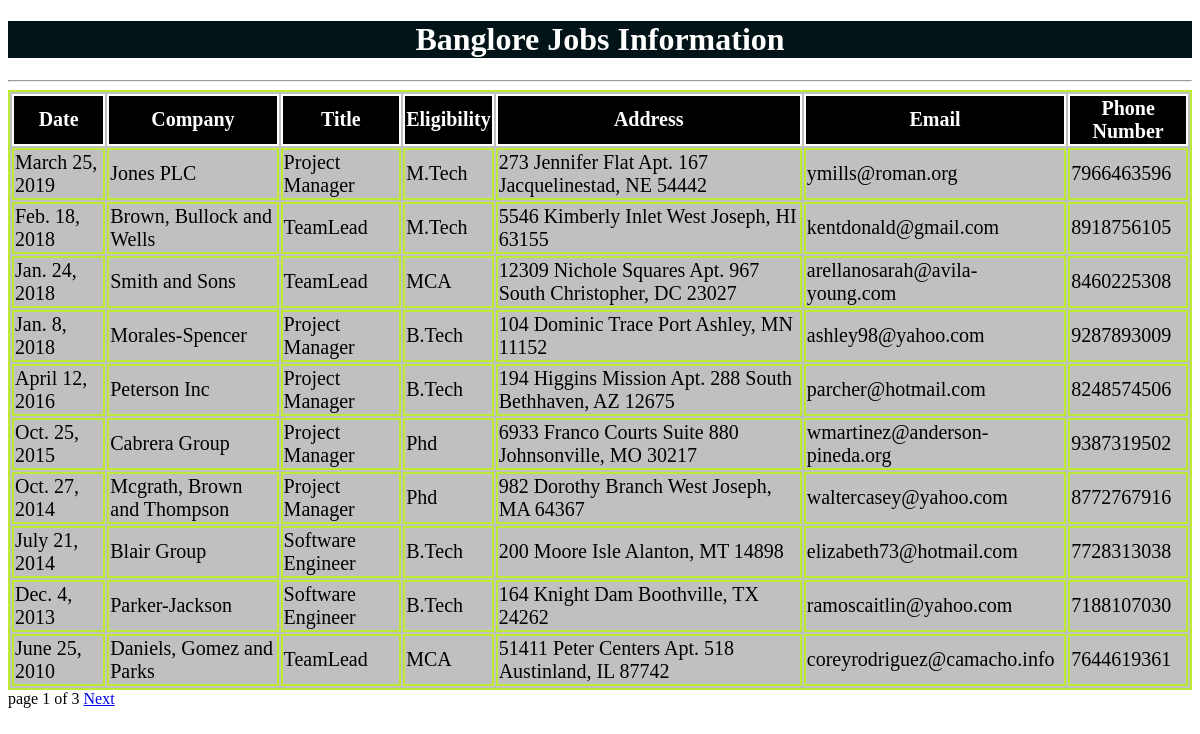
Screenshot of /blorejobs/ with the database file from the repository.
### testapp/models.py (models this page shows)
class blorejobs(models.Model):
    date=models.DateField();
    company=models.CharField(max_length=100);
    title=models.CharField(max_length=100);
    eligibility=models.CharField(max_length=100);
    address=models.CharField(max_length=100);
    email=models.EmailField();
    phonenumber=models.IntegerField()

### testapp/views.py (the view)
# urls.py: url(r'^blorejobs/', views.blorejobs1),
def blorejobs1(request):
    job_list=blorejobs.objects.order_by('-date')
    paginator=Paginator(job_list,10)
    page_number=request.GET.get('page')
    try:
        job_list=paginator.page(page_number)
    except PageNotAnInteger:
        job_list=paginator.page(1)
    except EmptyPage:
        job_list=paginator.page(paginator.num_pages)
    return render(request,'testapp/blorejobs.html',{'job_list':job_list})

### templates/testapp/blorejobs.html (shortened to what this page needs)
<!DOCTYPE html>
{%load staticfiles%}
<html lang="en" dir="ltr">
  <head>
    <link rel="stylesheet" href="{% static "css/project.css" %}">
  </head>
  <body>
    <h1>Banglore Jobs Information</h1>
      <hr>
      {% if job_list %}
      <table id='tab'>
        <thead>
          <th>Date</th>
          <th>Company</th>
          <th>Title</th>
          <th>Eligibility</th>
          <th>Address</th>
          <th>Email</th>
          <th>Phone Number</th>
        </thead>
        {%for job in job_list %}
        <tr>
          <td>{{job.date}}</td>
          <td>{{job.company}}</td>
          <td>{{job.title}}</td>
          <td>{{job.eligibility}}</td>
          <td>{{job.address}}</td>
          <td>{{job.email}}</td>
          <td>{{job.phonenumber}}</td>
        </tr>
        {% endfor %}
      </table>
      {%include 'testapp/pagination.html' with page=job_list%}
      {%else %}
      <p>No Jobs Found in Banglore</p>
    {% endif %}
  </body>
</html>

### static/css/project.css (style rules this page uses)
body { background: url(https://encrypted-tbn0.gstatic.com/images?q=tbn%3AANd9GcTcSaHN7c_8ijCM9ECvznCpXuxa4NxEAfYLc5QVTbLNY7OKelGc) }
h1 { color:white; text-align: center; background:#021417; }
table,thead,th,tr,td { color:Black; border:2px solid #bdeb34; font-size: 20px; margin:auto; background:silver; }
thead,th { color:white; border:2px solid white; font-size: 20px; margin:auto; background:black; }

### rows the page displays
blorejobs: date "March 25, 2019", company "Jones PLC", title "Project Manager", eligibility "M.Tech", address "273 Jennifer Flat Apt. 167 Jacquelinestad, NE 54442", email "ymills@roman.org", phonenumber "7966463596"
blorejobs: date "Feb. 18, 2018", company "Brown, Bullock and Wells", title "TeamLead", eligibility "M.Tech", address "5546 Kimberly Inlet West Joseph, HI 63155", email "kentdonald@gmail.com", phonenumber "8918756105"
blorejobs: date "Jan. 24, 2018", company "Smith and Sons", title "TeamLead", eligibility "MCA", address "12309 Nichole Squares Apt. 967 South Christopher, DC 23027", email "arellanosarah@avila-young.com", phonenumber "8460225308"
blorejobs: date "Jan. 8, 2018", company "Morales-Spencer", title "Project Manager", eligibility "B.Tech", address "104 Dominic Trace Port Ashley, MN 11152", email "ashley98@yahoo.com", phonenumber "9287893009"
blorejobs: date "April 12, 2016", company "Peterson Inc", title "Project Manager", eligibility "B.Tech", address "194 Higgins Mission Apt. 288 South Bethhaven, AZ 12675", email "parcher@hotmail.com", phonenumber "8248574506"
blorejobs: date "Oct. 25, 2015", company "Cabrera Group", title "Project Manager", eligibility "Phd", address "6933 Franco Courts Suite 880 Johnsonville, MO 30217", email "wmartinez@anderson-pineda.org", phonenumber "9387319502"
blorejobs: date "Oct. 27, 2014", company "Mcgrath, Brown and Thompson", title "Project Manager", eligibility "Phd", address "982 Dorothy Branch West Joseph, MA 64367", email "waltercasey@yahoo.com", phonenumber "8772767916"
blorejobs: date "July 21, 2014", company "Blair Group", title "Software Engineer", eligibility "B.Tech", address "200 Moore Isle Alanton, MT 14898", email "elizabeth73@hotmail.com", phonenumber "7728313038"
blorejobs: date "Dec. 4, 2013", company "Parker-Jackson", title "Software Engineer", eligibility "B.Tech", address "164 Knight Dam Boothville, TX 24262", email "ramoscaitlin@yahoo.com", phonenumber "7188107030"
blorejobs: date "June 25, 2010", company "Daniels, Gomez and Parks", title "TeamLead", eligibility "MCA", address "51411 Peter Centers Apt. 518 Austinland, IL 87742", email "coreyrodriguez@camacho.info", phonenumber "7644619361"

### other values shown
{{ page.number }} "1"
{{ page.paginator.num_pages }} "3"
